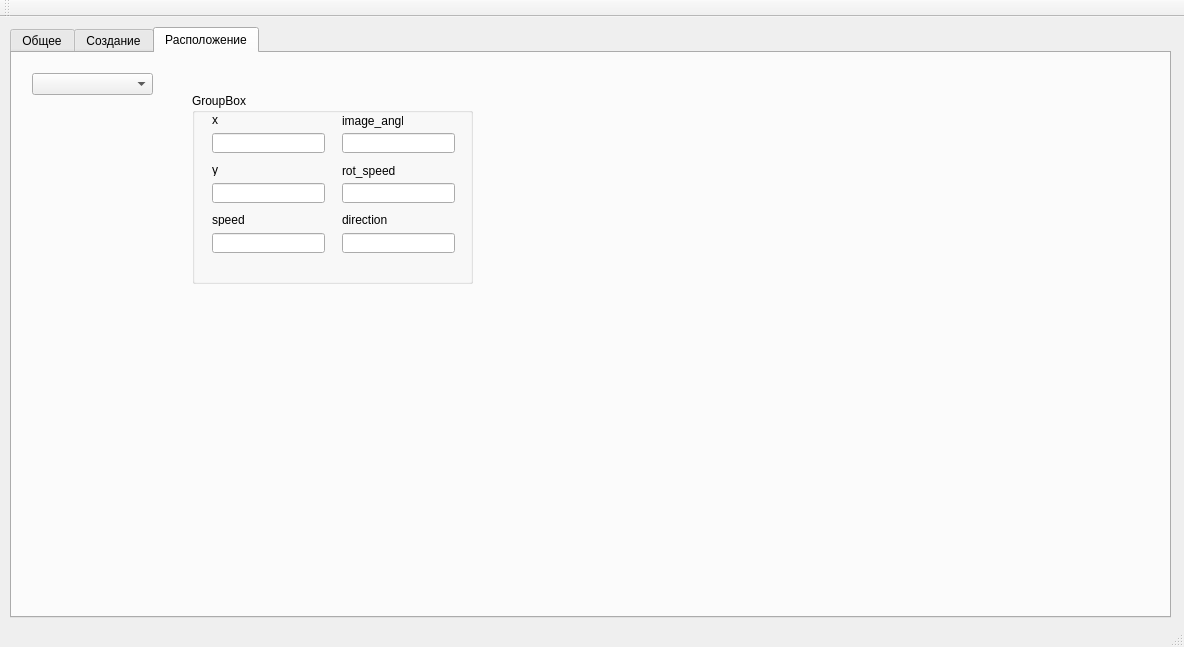
<?xml version="1.0" encoding="UTF-8"?>
<ui version="4.0">
 <class>MainWindow</class>
 <widget class="QMainWindow" name="MainWindow">
  <property name="geometry">
   <rect>
    <x>0</x>
    <y>0</y>
    <width>1184</width>
    <height>647</height>
   </rect>
  </property>
  <property name="windowTitle">
   <string>MainWindow</string>
  </property>
  <widget class="QWidget" name="centralWidget">
   <widget class="QTabWidget" name="tabWidget">
    <property name="geometry">
     <rect>
      <x>10</x>
      <y>10</y>
      <width>1161</width>
      <height>591</height>
     </rect>
    </property>
    <property name="currentIndex">
     <number>2</number>
    </property>
    <widget class="QWidget" name="tab">
     <attribute name="title">
      <string>Общее</string>
     </attribute>
     <widget class="QListView" name="log">
      <property name="geometry">
       <rect>
        <x>620</x>
        <y>10</y>
        <width>531</width>
        <height>531</height>
       </rect>
      </property>
     </widget>
     <widget class="QTableView" name="tableView">
      <property name="geometry">
       <rect>
        <x>10</x>
        <y>10</y>
        <width>551</width>
        <height>531</height>
       </rect>
      </property>
     </widget>
    </widget>
    <widget class="QWidget" name="tab_2">
     <attribute name="title">
      <string>Создание</string>
     </attribute>
     <widget class="QGroupBox" name="groupBox">
      <property name="geometry">
       <rect>
        <x>10</x>
        <y>10</y>
        <width>171</width>
        <height>171</height>
       </rect>
      </property>
      <property name="title">
       <string>User creating</string>
      </property>
      <widget class="QLineEdit" name="editLogin">
       <property name="geometry">
        <rect>
         <x>30</x>
         <y>40</y>
         <width>113</width>
         <height>20</height>
        </rect>
       </property>
      </widget>
      <widget class="QLabel" name="label">
       <property name="geometry">
        <rect>
         <x>20</x>
         <y>20</y>
         <width>47</width>
         <height>13</height>
        </rect>
       </property>
       <property name="text">
        <string>Login</string>
       </property>
      </widget>
      <widget class="QLabel" name="label_2">
       <property name="geometry">
        <rect>
         <x>20</x>
         <y>70</y>
         <width>47</width>
         <height>13</height>
        </rect>
       </property>
       <property name="text">
        <string>Password</string>
       </property>
      </widget>
      <widget class="QLineEdit" name="editPass">
       <property name="geometry">
        <rect>
         <x>30</x>
         <y>90</y>
         <width>113</width>
         <height>20</height>
        </rect>
       </property>
      </widget>
      <widget class="QPushButton" name="buttonUsrCrt">
       <property name="geometry">
        <rect>
         <x>70</x>
         <y>130</y>
         <width>75</width>
         <height>23</height>
        </rect>
       </property>
       <property name="text">
        <string>Create</string>
       </property>
      </widget>
     </widget>
    </widget>
    <widget class="QWidget" name="tab_3">
     <attribute name="title">
      <string>Расположение</string>
     </attribute>
     <widget class="QComboBox" name="combo_userpos">
      <property name="geometry">
       <rect>
        <x>20</x>
        <y>20</y>
        <width>121</width>
        <height>22</height>
       </rect>
      </property>
     </widget>
     <widget class="QGroupBox" name="groupBox_2">
      <property name="geometry">
       <rect>
        <x>180</x>
        <y>40</y>
        <width>281</width>
        <height>191</height>
       </rect>
      </property>
      <property name="title">
       <string>GroupBox</string>
      </property>
      <widget class="QLabel" name="label_x">
       <property name="geometry">
        <rect>
         <x>20</x>
         <y>20</y>
         <width>47</width>
         <height>13</height>
        </rect>
       </property>
       <property name="toolTipDuration">
        <number>-1</number>
       </property>
       <property name="text">
        <string>x</string>
       </property>
      </widget>
      <widget class="QLabel" name="label_y">
       <property name="geometry">
        <rect>
         <x>20</x>
         <y>70</y>
         <width>47</width>
         <height>13</height>
        </rect>
       </property>
       <property name="text">
        <string>y</string>
       </property>
      </widget>
      <widget class="QLabel" name="label_ia">
       <property name="geometry">
        <rect>
         <x>150</x>
         <y>20</y>
         <width>61</width>
         <height>16</height>
        </rect>
       </property>
       <property name="text">
        <string>image_angle</string>
       </property>
      </widget>
      <widget class="QLabel" name="label_4">
       <property name="geometry">
        <rect>
         <x>20</x>
         <y>120</y>
         <width>47</width>
         <height>13</height>
        </rect>
       </property>
       <property name="text">
        <string>speed</string>
       </property>
      </widget>
      <widget class="QLabel" name="lable_rspeed">
       <property name="geometry">
        <rect>
         <x>150</x>
         <y>70</y>
         <width>61</width>
         <height>16</height>
        </rect>
       </property>
       <property name="text">
        <string>rot_speed</string>
       </property>
      </widget>
      <widget class="QLabel" name="lable_dir">
       <property name="geometry">
        <rect>
         <x>150</x>
         <y>120</y>
         <width>47</width>
         <height>13</height>
        </rect>
       </property>
       <property name="text">
        <string>direction</string>
       </property>
      </widget>
      <widget class="QLineEdit" name="edit_x">
       <property name="geometry">
        <rect>
         <x>20</x>
         <y>40</y>
         <width>113</width>
         <height>20</height>
        </rect>
       </property>
      </widget>
      <widget class="QLineEdit" name="edit_y">
       <property name="geometry">
        <rect>
         <x>20</x>
         <y>90</y>
         <width>113</width>
         <height>20</height>
        </rect>
       </property>
      </widget>
      <widget class="QLineEdit" name="edit_speed">
       <property name="geometry">
        <rect>
         <x>20</x>
         <y>140</y>
         <width>113</width>
         <height>20</height>
        </rect>
       </property>
      </widget>
      <widget class="QLineEdit" name="edit_ia">
       <property name="geometry">
        <rect>
         <x>150</x>
         <y>40</y>
         <width>113</width>
         <height>20</height>
        </rect>
       </property>
      </widget>
      <widget class="QLineEdit" name="edit_rspeed">
       <property name="geometry">
        <rect>
         <x>150</x>
         <y>90</y>
         <width>113</width>
         <height>20</height>
        </rect>
       </property>
      </widget>
      <widget class="QLineEdit" name="edit_dir">
       <property name="geometry">
        <rect>
         <x>150</x>
         <y>140</y>
         <width>113</width>
         <height>20</height>
        </rect>
       </property>
      </widget>
     </widget>
    </widget>
   </widget>
  </widget>
  <widget class="QMenuBar" name="menuBar">
   <property name="geometry">
    <rect>
     <x>0</x>
     <y>0</y>
     <width>1184</width>
     <height>21</height>
    </rect>
   </property>
  </widget>
  <widget class="QToolBar" name="mainToolBar">
   <attribute name="toolBarArea">
    <enum>TopToolBarArea</enum>
   </attribute>
   <attribute name="toolBarBreak">
    <bool>false</bool>
   </attribute>
  </widget>
  <widget class="QStatusBar" name="statusBar"/>
 </widget>
 <layoutdefault spacing="6" margin="11"/>
 <resources/>
 <connections/>
</ui>
